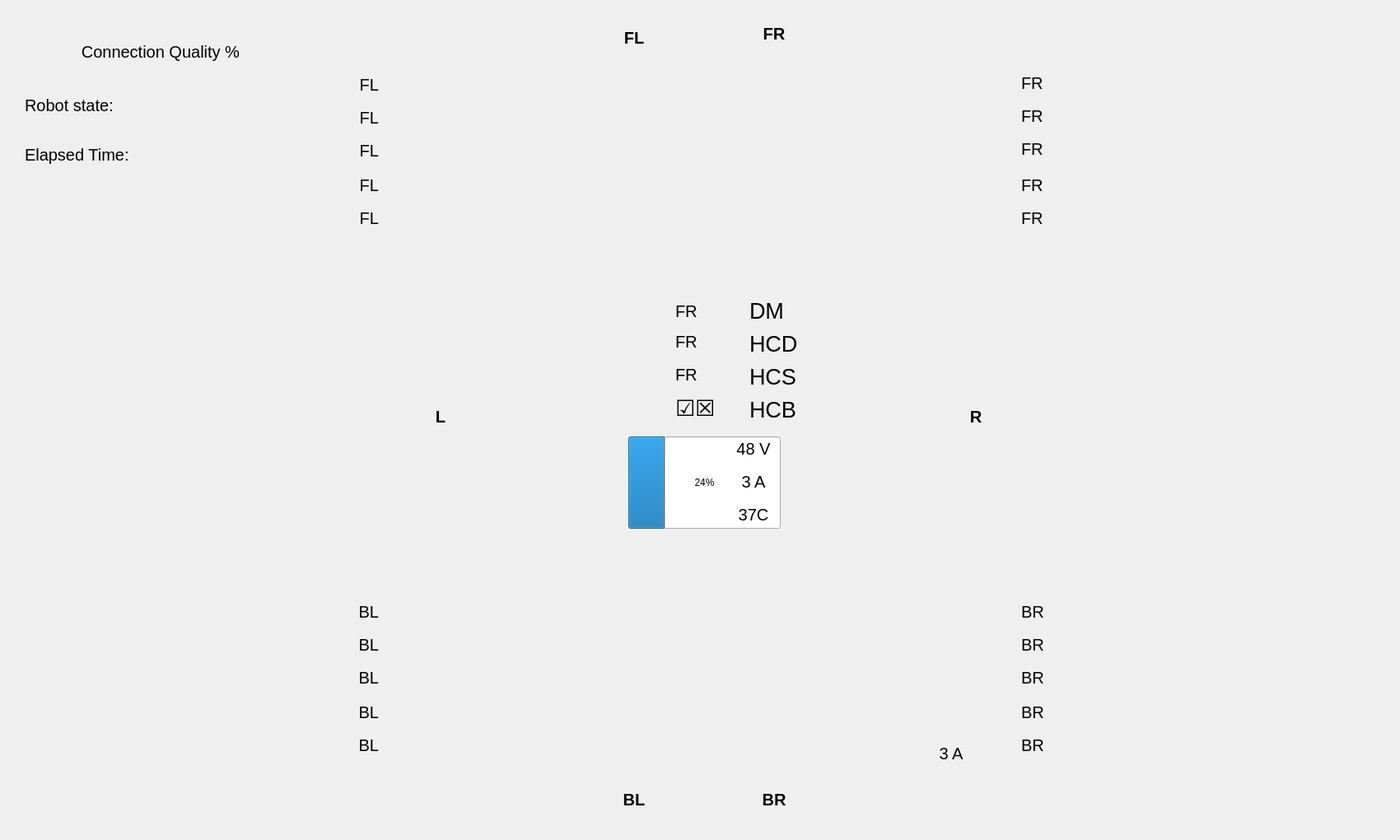
<?xml version="1.0" encoding="UTF-8"?>
<ui version="4.0">
 <class>Dialog</class>
 <widget class="QDialog" name="Dialog">
  <property name="geometry">
   <rect>
    <x>0</x>
    <y>0</y>
    <width>1700</width>
    <height>1020</height>
   </rect>
  </property>
  <property name="sizePolicy">
   <sizepolicy hsizetype="Expanding" vsizetype="Expanding">
    <horstretch>0</horstretch>
    <verstretch>0</verstretch>
   </sizepolicy>
  </property>
  <property name="windowTitle">
   <string>Dialog</string>
  </property>
  <widget class="QLabel" name="picture">
   <property name="geometry">
    <rect>
     <x>525</x>
     <y>50</y>
     <width>650</width>
     <height>900</height>
    </rect>
   </property>
   <property name="text">
    <string/>
   </property>
   <property name="pixmap">
    <pixmap>../images/M2_robot.png</pixmap>
   </property>
   <property name="scaledContents">
    <bool>true</bool>
   </property>
  </widget>
  <widget class="QLabel" name="BR_speed_pic">
   <property name="geometry">
    <rect>
     <x>1180</x>
     <y>730</y>
     <width>40</width>
     <height>25</height>
    </rect>
   </property>
   <property name="sizePolicy">
    <sizepolicy hsizetype="Ignored" vsizetype="Ignored">
     <horstretch>0</horstretch>
     <verstretch>0</verstretch>
    </sizepolicy>
   </property>
   <property name="font">
    <font>
     <pointsize>12</pointsize>
    </font>
   </property>
   <property name="text">
    <string/>
   </property>
   <property name="pixmap">
    <pixmap>../../../../Downloads/speed_visualizer.png</pixmap>
   </property>
   <property name="scaledContents">
    <bool>true</bool>
   </property>
  </widget>
  <widget class="QLabel" name="BR_speed_label">
   <property name="geometry">
    <rect>
     <x>1240</x>
     <y>730</y>
     <width>80</width>
     <height>25</height>
    </rect>
   </property>
   <property name="font">
    <font>
     <pointsize>15</pointsize>
    </font>
   </property>
   <property name="text">
    <string>BR</string>
   </property>
  </widget>
  <widget class="QLabel" name="FL_speed_pic">
   <property name="geometry">
    <rect>
     <x>480</x>
     <y>90</y>
     <width>40</width>
     <height>25</height>
    </rect>
   </property>
   <property name="sizePolicy">
    <sizepolicy hsizetype="Ignored" vsizetype="Ignored">
     <horstretch>0</horstretch>
     <verstretch>0</verstretch>
    </sizepolicy>
   </property>
   <property name="font">
    <font>
     <pointsize>12</pointsize>
    </font>
   </property>
   <property name="text">
    <string/>
   </property>
   <property name="pixmap">
    <pixmap>../../../../Downloads/speed_visualizer.png</pixmap>
   </property>
   <property name="scaledContents">
    <bool>true</bool>
   </property>
   <property name="alignment">
    <set>Qt::AlignRight|Qt::AlignTrailing|Qt::AlignVCenter</set>
   </property>
  </widget>
  <widget class="QLabel" name="FL_speed_label">
   <property name="geometry">
    <rect>
     <x>369</x>
     <y>90</y>
     <width>91</width>
     <height>25</height>
    </rect>
   </property>
   <property name="font">
    <font>
     <pointsize>15</pointsize>
    </font>
   </property>
   <property name="text">
    <string>FL</string>
   </property>
   <property name="alignment">
    <set>Qt::AlignRight|Qt::AlignTrailing|Qt::AlignVCenter</set>
   </property>
  </widget>
  <widget class="QLabel" name="BL_speed_pic">
   <property name="geometry">
    <rect>
     <x>480</x>
     <y>730</y>
     <width>40</width>
     <height>25</height>
    </rect>
   </property>
   <property name="sizePolicy">
    <sizepolicy hsizetype="Ignored" vsizetype="Ignored">
     <horstretch>0</horstretch>
     <verstretch>0</verstretch>
    </sizepolicy>
   </property>
   <property name="font">
    <font>
     <pointsize>12</pointsize>
    </font>
   </property>
   <property name="text">
    <string/>
   </property>
   <property name="pixmap">
    <pixmap>../../../../Downloads/speed_visualizer.png</pixmap>
   </property>
   <property name="scaledContents">
    <bool>true</bool>
   </property>
   <property name="alignment">
    <set>Qt::AlignRight|Qt::AlignTrailing|Qt::AlignVCenter</set>
   </property>
  </widget>
  <widget class="QLabel" name="BL_speed_label">
   <property name="geometry">
    <rect>
     <x>380</x>
     <y>730</y>
     <width>80</width>
     <height>25</height>
    </rect>
   </property>
   <property name="font">
    <font>
     <pointsize>15</pointsize>
    </font>
   </property>
   <property name="text">
    <string>BL</string>
   </property>
   <property name="alignment">
    <set>Qt::AlignRight|Qt::AlignTrailing|Qt::AlignVCenter</set>
   </property>
  </widget>
  <widget class="QLabel" name="BR_break_label">
   <property name="geometry">
    <rect>
     <x>1240</x>
     <y>810</y>
     <width>50</width>
     <height>25</height>
    </rect>
   </property>
   <property name="font">
    <font>
     <pointsize>15</pointsize>
    </font>
   </property>
   <property name="text">
    <string>BR</string>
   </property>
  </widget>
  <widget class="QLabel" name="BR_break_pic">
   <property name="geometry">
    <rect>
     <x>1180</x>
     <y>810</y>
     <width>40</width>
     <height>25</height>
    </rect>
   </property>
   <property name="font">
    <font>
     <pointsize>12</pointsize>
    </font>
   </property>
   <property name="text">
    <string/>
   </property>
   <property name="pixmap">
    <pixmap>../images/break_visualizer.png</pixmap>
   </property>
   <property name="scaledContents">
    <bool>true</bool>
   </property>
  </widget>
  <widget class="QLabel" name="BR_steering_pic">
   <property name="geometry">
    <rect>
     <x>1180</x>
     <y>770</y>
     <width>40</width>
     <height>25</height>
    </rect>
   </property>
   <property name="font">
    <font>
     <pointsize>12</pointsize>
    </font>
   </property>
   <property name="text">
    <string/>
   </property>
   <property name="pixmap">
    <pixmap>../images/steering_visualizer.png</pixmap>
   </property>
   <property name="scaledContents">
    <bool>true</bool>
   </property>
  </widget>
  <widget class="QLabel" name="BR_steering_label">
   <property name="geometry">
    <rect>
     <x>1240</x>
     <y>770</y>
     <width>50</width>
     <height>25</height>
    </rect>
   </property>
   <property name="font">
    <font>
     <pointsize>15</pointsize>
    </font>
   </property>
   <property name="text">
    <string>BR</string>
   </property>
  </widget>
  <widget class="QLabel" name="BL_break_label">
   <property name="geometry">
    <rect>
     <x>410</x>
     <y>810</y>
     <width>50</width>
     <height>25</height>
    </rect>
   </property>
   <property name="font">
    <font>
     <pointsize>15</pointsize>
    </font>
   </property>
   <property name="text">
    <string>BL</string>
   </property>
   <property name="alignment">
    <set>Qt::AlignRight|Qt::AlignTrailing|Qt::AlignVCenter</set>
   </property>
  </widget>
  <widget class="QLabel" name="BL_break_pic">
   <property name="geometry">
    <rect>
     <x>480</x>
     <y>810</y>
     <width>40</width>
     <height>25</height>
    </rect>
   </property>
   <property name="font">
    <font>
     <pointsize>12</pointsize>
    </font>
   </property>
   <property name="text">
    <string/>
   </property>
   <property name="pixmap">
    <pixmap>../images/break_visualizer.png</pixmap>
   </property>
   <property name="scaledContents">
    <bool>true</bool>
   </property>
   <property name="alignment">
    <set>Qt::AlignRight|Qt::AlignTrailing|Qt::AlignVCenter</set>
   </property>
  </widget>
  <widget class="QLabel" name="BL_steering_pic">
   <property name="geometry">
    <rect>
     <x>480</x>
     <y>770</y>
     <width>40</width>
     <height>25</height>
    </rect>
   </property>
   <property name="font">
    <font>
     <pointsize>12</pointsize>
    </font>
   </property>
   <property name="text">
    <string/>
   </property>
   <property name="pixmap">
    <pixmap>../images/steering_visualizer.png</pixmap>
   </property>
   <property name="scaledContents">
    <bool>true</bool>
   </property>
   <property name="alignment">
    <set>Qt::AlignRight|Qt::AlignTrailing|Qt::AlignVCenter</set>
   </property>
  </widget>
  <widget class="QLabel" name="BL_steering_label">
   <property name="geometry">
    <rect>
     <x>410</x>
     <y>770</y>
     <width>50</width>
     <height>25</height>
    </rect>
   </property>
   <property name="font">
    <font>
     <pointsize>15</pointsize>
    </font>
   </property>
   <property name="text">
    <string>BL</string>
   </property>
   <property name="alignment">
    <set>Qt::AlignRight|Qt::AlignTrailing|Qt::AlignVCenter</set>
   </property>
  </widget>
  <widget class="QLabel" name="FL_break_label">
   <property name="geometry">
    <rect>
     <x>410</x>
     <y>170</y>
     <width>50</width>
     <height>25</height>
    </rect>
   </property>
   <property name="font">
    <font>
     <pointsize>15</pointsize>
    </font>
   </property>
   <property name="text">
    <string>FL</string>
   </property>
   <property name="alignment">
    <set>Qt::AlignRight|Qt::AlignTrailing|Qt::AlignVCenter</set>
   </property>
  </widget>
  <widget class="QLabel" name="FL_break_pic">
   <property name="geometry">
    <rect>
     <x>480</x>
     <y>170</y>
     <width>40</width>
     <height>25</height>
    </rect>
   </property>
   <property name="font">
    <font>
     <pointsize>12</pointsize>
    </font>
   </property>
   <property name="text">
    <string/>
   </property>
   <property name="pixmap">
    <pixmap>../images/break_visualizer.png</pixmap>
   </property>
   <property name="scaledContents">
    <bool>true</bool>
   </property>
   <property name="alignment">
    <set>Qt::AlignRight|Qt::AlignTrailing|Qt::AlignVCenter</set>
   </property>
  </widget>
  <widget class="QLabel" name="FL_steering_pic">
   <property name="geometry">
    <rect>
     <x>480</x>
     <y>130</y>
     <width>40</width>
     <height>25</height>
    </rect>
   </property>
   <property name="font">
    <font>
     <pointsize>12</pointsize>
    </font>
   </property>
   <property name="text">
    <string/>
   </property>
   <property name="pixmap">
    <pixmap>../images/steering_visualizer.png</pixmap>
   </property>
   <property name="scaledContents">
    <bool>true</bool>
   </property>
   <property name="alignment">
    <set>Qt::AlignRight|Qt::AlignTrailing|Qt::AlignVCenter</set>
   </property>
  </widget>
  <widget class="QLabel" name="FL_steering_label">
   <property name="geometry">
    <rect>
     <x>410</x>
     <y>130</y>
     <width>50</width>
     <height>25</height>
    </rect>
   </property>
   <property name="font">
    <font>
     <pointsize>15</pointsize>
    </font>
   </property>
   <property name="text">
    <string>FL</string>
   </property>
   <property name="alignment">
    <set>Qt::AlignRight|Qt::AlignTrailing|Qt::AlignVCenter</set>
   </property>
  </widget>
  <widget class="QLabel" name="FR_break_pic">
   <property name="geometry">
    <rect>
     <x>1180</x>
     <y>170</y>
     <width>40</width>
     <height>25</height>
    </rect>
   </property>
   <property name="font">
    <font>
     <pointsize>12</pointsize>
    </font>
   </property>
   <property name="text">
    <string/>
   </property>
   <property name="pixmap">
    <pixmap>../images/break_visualizer.png</pixmap>
   </property>
   <property name="scaledContents">
    <bool>true</bool>
   </property>
  </widget>
  <widget class="QLabel" name="FR_steering_pic">
   <property name="geometry">
    <rect>
     <x>1180</x>
     <y>130</y>
     <width>40</width>
     <height>25</height>
    </rect>
   </property>
   <property name="font">
    <font>
     <pointsize>12</pointsize>
    </font>
   </property>
   <property name="text">
    <string/>
   </property>
   <property name="pixmap">
    <pixmap>../images/steering_visualizer.png</pixmap>
   </property>
   <property name="scaledContents">
    <bool>true</bool>
   </property>
  </widget>
  <widget class="QLabel" name="FR_speed_pic">
   <property name="geometry">
    <rect>
     <x>1180</x>
     <y>90</y>
     <width>40</width>
     <height>25</height>
    </rect>
   </property>
   <property name="sizePolicy">
    <sizepolicy hsizetype="Ignored" vsizetype="Ignored">
     <horstretch>0</horstretch>
     <verstretch>0</verstretch>
    </sizepolicy>
   </property>
   <property name="font">
    <font>
     <pointsize>12</pointsize>
    </font>
   </property>
   <property name="text">
    <string/>
   </property>
   <property name="pixmap">
    <pixmap>../../../../Downloads/speed_visualizer.png</pixmap>
   </property>
   <property name="scaledContents">
    <bool>true</bool>
   </property>
  </widget>
  <widget class="QLabel" name="FR_steering_label">
   <property name="geometry">
    <rect>
     <x>1240</x>
     <y>130</y>
     <width>50</width>
     <height>21</height>
    </rect>
   </property>
   <property name="font">
    <font>
     <pointsize>15</pointsize>
    </font>
   </property>
   <property name="text">
    <string>FR</string>
   </property>
  </widget>
  <widget class="QLabel" name="Fr_break_label">
   <property name="geometry">
    <rect>
     <x>1240</x>
     <y>170</y>
     <width>50</width>
     <height>21</height>
    </rect>
   </property>
   <property name="font">
    <font>
     <pointsize>15</pointsize>
    </font>
   </property>
   <property name="text">
    <string>FR</string>
   </property>
  </widget>
  <widget class="QLabel" name="FR_speed_label">
   <property name="geometry">
    <rect>
     <x>1240</x>
     <y>90</y>
     <width>80</width>
     <height>21</height>
    </rect>
   </property>
   <property name="baseSize">
    <size>
     <width>6</width>
     <height>0</height>
    </size>
   </property>
   <property name="font">
    <font>
     <pointsize>15</pointsize>
    </font>
   </property>
   <property name="text">
    <string>FR</string>
   </property>
  </widget>
  <widget class="QLabel" name="FR_break_error_label">
   <property name="geometry">
    <rect>
     <x>1240</x>
     <y>250</y>
     <width>300</width>
     <height>30</height>
    </rect>
   </property>
   <property name="font">
    <font>
     <pointsize>15</pointsize>
    </font>
   </property>
   <property name="text">
    <string>FR</string>
   </property>
  </widget>
  <widget class="QLabel" name="FR_break_error_pic">
   <property name="geometry">
    <rect>
     <x>1180</x>
     <y>250</y>
     <width>40</width>
     <height>25</height>
    </rect>
   </property>
   <property name="font">
    <font>
     <pointsize>12</pointsize>
    </font>
   </property>
   <property name="text">
    <string/>
   </property>
   <property name="pixmap">
    <pixmap>../images/break_error.png</pixmap>
   </property>
   <property name="scaledContents">
    <bool>true</bool>
   </property>
  </widget>
  <widget class="QLabel" name="FR_steering_error_pic">
   <property name="geometry">
    <rect>
     <x>1184</x>
     <y>210</y>
     <width>40</width>
     <height>30</height>
    </rect>
   </property>
   <property name="font">
    <font>
     <pointsize>12</pointsize>
    </font>
   </property>
   <property name="text">
    <string/>
   </property>
   <property name="pixmap">
    <pixmap>../images/steering_error.png</pixmap>
   </property>
   <property name="scaledContents">
    <bool>true</bool>
   </property>
  </widget>
  <widget class="QLabel" name="FR_steering_error_label">
   <property name="geometry">
    <rect>
     <x>1240</x>
     <y>210</y>
     <width>300</width>
     <height>30</height>
    </rect>
   </property>
   <property name="font">
    <font>
     <pointsize>15</pointsize>
    </font>
   </property>
   <property name="text">
    <string>FR</string>
   </property>
  </widget>
  <widget class="QLabel" name="FL_steering_error_pic">
   <property name="geometry">
    <rect>
     <x>480</x>
     <y>210</y>
     <width>40</width>
     <height>30</height>
    </rect>
   </property>
   <property name="font">
    <font>
     <pointsize>12</pointsize>
    </font>
   </property>
   <property name="text">
    <string/>
   </property>
   <property name="pixmap">
    <pixmap>../images/steering_error.png</pixmap>
   </property>
   <property name="scaledContents">
    <bool>true</bool>
   </property>
   <property name="alignment">
    <set>Qt::AlignRight|Qt::AlignTrailing|Qt::AlignVCenter</set>
   </property>
  </widget>
  <widget class="QLabel" name="FL_steering_error_label">
   <property name="geometry">
    <rect>
     <x>160</x>
     <y>210</y>
     <width>300</width>
     <height>30</height>
    </rect>
   </property>
   <property name="font">
    <font>
     <pointsize>15</pointsize>
    </font>
   </property>
   <property name="text">
    <string>FL</string>
   </property>
   <property name="alignment">
    <set>Qt::AlignRight|Qt::AlignTrailing|Qt::AlignVCenter</set>
   </property>
  </widget>
  <widget class="QLabel" name="FL_break_error_label">
   <property name="geometry">
    <rect>
     <x>160</x>
     <y>250</y>
     <width>300</width>
     <height>30</height>
    </rect>
   </property>
   <property name="font">
    <font>
     <pointsize>15</pointsize>
    </font>
   </property>
   <property name="text">
    <string>FL</string>
   </property>
   <property name="alignment">
    <set>Qt::AlignRight|Qt::AlignTrailing|Qt::AlignVCenter</set>
   </property>
  </widget>
  <widget class="QLabel" name="FL_break_error_pic">
   <property name="geometry">
    <rect>
     <x>480</x>
     <y>250</y>
     <width>40</width>
     <height>25</height>
    </rect>
   </property>
   <property name="font">
    <font>
     <pointsize>12</pointsize>
    </font>
   </property>
   <property name="text">
    <string/>
   </property>
   <property name="pixmap">
    <pixmap>../images/break_error.png</pixmap>
   </property>
   <property name="scaledContents">
    <bool>true</bool>
   </property>
   <property name="alignment">
    <set>Qt::AlignRight|Qt::AlignTrailing|Qt::AlignVCenter</set>
   </property>
  </widget>
  <widget class="QLabel" name="BR_steering_error_pic">
   <property name="geometry">
    <rect>
     <x>1184</x>
     <y>850</y>
     <width>40</width>
     <height>30</height>
    </rect>
   </property>
   <property name="font">
    <font>
     <pointsize>12</pointsize>
    </font>
   </property>
   <property name="text">
    <string/>
   </property>
   <property name="pixmap">
    <pixmap>../images/steering_error.png</pixmap>
   </property>
   <property name="scaledContents">
    <bool>true</bool>
   </property>
  </widget>
  <widget class="QLabel" name="BR_steering_error_label">
   <property name="geometry">
    <rect>
     <x>1240</x>
     <y>850</y>
     <width>300</width>
     <height>30</height>
    </rect>
   </property>
   <property name="font">
    <font>
     <pointsize>15</pointsize>
    </font>
   </property>
   <property name="text">
    <string>BR</string>
   </property>
  </widget>
  <widget class="QLabel" name="BR_break_error_label">
   <property name="geometry">
    <rect>
     <x>1240</x>
     <y>890</y>
     <width>300</width>
     <height>30</height>
    </rect>
   </property>
   <property name="font">
    <font>
     <pointsize>15</pointsize>
    </font>
   </property>
   <property name="text">
    <string>BR</string>
   </property>
  </widget>
  <widget class="QLabel" name="BR_break_error_pic">
   <property name="geometry">
    <rect>
     <x>1180</x>
     <y>890</y>
     <width>40</width>
     <height>25</height>
    </rect>
   </property>
   <property name="font">
    <font>
     <pointsize>12</pointsize>
    </font>
   </property>
   <property name="text">
    <string/>
   </property>
   <property name="pixmap">
    <pixmap>../images/break_error.png</pixmap>
   </property>
   <property name="scaledContents">
    <bool>true</bool>
   </property>
  </widget>
  <widget class="QLabel" name="BL_steering_error_label">
   <property name="geometry">
    <rect>
     <x>160</x>
     <y>850</y>
     <width>300</width>
     <height>30</height>
    </rect>
   </property>
   <property name="font">
    <font>
     <pointsize>15</pointsize>
    </font>
   </property>
   <property name="text">
    <string>BL</string>
   </property>
   <property name="alignment">
    <set>Qt::AlignRight|Qt::AlignTrailing|Qt::AlignVCenter</set>
   </property>
  </widget>
  <widget class="QLabel" name="BL_break_error_label">
   <property name="geometry">
    <rect>
     <x>160</x>
     <y>890</y>
     <width>300</width>
     <height>30</height>
    </rect>
   </property>
   <property name="font">
    <font>
     <pointsize>15</pointsize>
    </font>
   </property>
   <property name="text">
    <string>BL</string>
   </property>
   <property name="alignment">
    <set>Qt::AlignRight|Qt::AlignTrailing|Qt::AlignVCenter</set>
   </property>
  </widget>
  <widget class="QLabel" name="BL_steering_error_pic">
   <property name="geometry">
    <rect>
     <x>484</x>
     <y>850</y>
     <width>40</width>
     <height>30</height>
    </rect>
   </property>
   <property name="font">
    <font>
     <pointsize>12</pointsize>
    </font>
   </property>
   <property name="text">
    <string/>
   </property>
   <property name="pixmap">
    <pixmap>../images/steering_error.png</pixmap>
   </property>
   <property name="scaledContents">
    <bool>true</bool>
   </property>
   <property name="alignment">
    <set>Qt::AlignRight|Qt::AlignTrailing|Qt::AlignVCenter</set>
   </property>
  </widget>
  <widget class="QLabel" name="BL_break_error_pic">
   <property name="geometry">
    <rect>
     <x>480</x>
     <y>890</y>
     <width>40</width>
     <height>25</height>
    </rect>
   </property>
   <property name="font">
    <font>
     <pointsize>12</pointsize>
    </font>
   </property>
   <property name="text">
    <string/>
   </property>
   <property name="pixmap">
    <pixmap>../images/break_error.png</pixmap>
   </property>
   <property name="scaledContents">
    <bool>true</bool>
   </property>
   <property name="alignment">
    <set>Qt::AlignRight|Qt::AlignTrailing|Qt::AlignVCenter</set>
   </property>
  </widget>
  <widget class="QLabel" name="grey_color">
   <property name="geometry">
    <rect>
     <x>747</x>
     <y>350</y>
     <width>220</width>
     <height>308</height>
    </rect>
   </property>
   <property name="text">
    <string/>
   </property>
   <property name="pixmap">
    <pixmap>../images/grey_color.png</pixmap>
   </property>
   <property name="scaledContents">
    <bool>true</bool>
   </property>
  </widget>
  <widget class="QLabel" name="FR_FOV">
   <property name="geometry">
    <rect>
     <x>880</x>
     <y>0</y>
     <width>120</width>
     <height>165</height>
    </rect>
   </property>
   <property name="text">
    <string/>
   </property>
   <property name="pixmap">
    <pixmap>../images/FOV_up.png</pixmap>
   </property>
   <property name="scaledContents">
    <bool>true</bool>
   </property>
  </widget>
  <widget class="QLabel" name="FL_FOV">
   <property name="geometry">
    <rect>
     <x>710</x>
     <y>0</y>
     <width>120</width>
     <height>170</height>
    </rect>
   </property>
   <property name="text">
    <string/>
   </property>
   <property name="pixmap">
    <pixmap>../images/FOV_up.png</pixmap>
   </property>
   <property name="scaledContents">
    <bool>true</bool>
   </property>
  </widget>
  <widget class="QLabel" name="FR_ultrasonic_label">
   <property name="geometry">
    <rect>
     <x>915</x>
     <y>30</y>
     <width>50</width>
     <height>21</height>
    </rect>
   </property>
   <property name="baseSize">
    <size>
     <width>6</width>
     <height>0</height>
    </size>
   </property>
   <property name="font">
    <font>
     <pointsize>15</pointsize>
     <weight>75</weight>
     <bold>true</bold>
    </font>
   </property>
   <property name="text">
    <string>FR</string>
   </property>
   <property name="alignment">
    <set>Qt::AlignCenter</set>
   </property>
  </widget>
  <widget class="QLabel" name="FL_ultrasonic_label">
   <property name="geometry">
    <rect>
     <x>745</x>
     <y>35</y>
     <width>50</width>
     <height>21</height>
    </rect>
   </property>
   <property name="baseSize">
    <size>
     <width>6</width>
     <height>0</height>
    </size>
   </property>
   <property name="font">
    <font>
     <pointsize>15</pointsize>
     <weight>75</weight>
     <bold>true</bold>
    </font>
   </property>
   <property name="text">
    <string>FL</string>
   </property>
   <property name="alignment">
    <set>Qt::AlignCenter</set>
   </property>
  </widget>
  <widget class="QLabel" name="R_ultrasonic_label">
   <property name="geometry">
    <rect>
     <x>1160</x>
     <y>495</y>
     <width>50</width>
     <height>21</height>
    </rect>
   </property>
   <property name="baseSize">
    <size>
     <width>6</width>
     <height>0</height>
    </size>
   </property>
   <property name="font">
    <font>
     <pointsize>15</pointsize>
     <weight>75</weight>
     <bold>true</bold>
    </font>
   </property>
   <property name="text">
    <string>R</string>
   </property>
   <property name="alignment">
    <set>Qt::AlignCenter</set>
   </property>
  </widget>
  <widget class="QLabel" name="L_ultrasonic_label">
   <property name="geometry">
    <rect>
     <x>510</x>
     <y>495</y>
     <width>50</width>
     <height>21</height>
    </rect>
   </property>
   <property name="baseSize">
    <size>
     <width>6</width>
     <height>0</height>
    </size>
   </property>
   <property name="font">
    <font>
     <pointsize>15</pointsize>
     <weight>75</weight>
     <bold>true</bold>
    </font>
   </property>
   <property name="text">
    <string>L</string>
   </property>
   <property name="alignment">
    <set>Qt::AlignCenter</set>
   </property>
  </widget>
  <widget class="QLabel" name="BR_ultrasonic_label">
   <property name="geometry">
    <rect>
     <x>915</x>
     <y>960</y>
     <width>50</width>
     <height>21</height>
    </rect>
   </property>
   <property name="baseSize">
    <size>
     <width>6</width>
     <height>0</height>
    </size>
   </property>
   <property name="font">
    <font>
     <pointsize>15</pointsize>
     <weight>75</weight>
     <bold>true</bold>
    </font>
   </property>
   <property name="text">
    <string>BR</string>
   </property>
   <property name="alignment">
    <set>Qt::AlignCenter</set>
   </property>
  </widget>
  <widget class="QLabel" name="BL_ultrasonic_label">
   <property name="geometry">
    <rect>
     <x>745</x>
     <y>960</y>
     <width>50</width>
     <height>21</height>
    </rect>
   </property>
   <property name="baseSize">
    <size>
     <width>6</width>
     <height>0</height>
    </size>
   </property>
   <property name="font">
    <font>
     <pointsize>15</pointsize>
     <weight>75</weight>
     <bold>true</bold>
    </font>
   </property>
   <property name="text">
    <string>BL</string>
   </property>
   <property name="alignment">
    <set>Qt::AlignCenter</set>
   </property>
  </widget>
  <widget class="QLabel" name="control_speed_label">
   <property name="geometry">
    <rect>
     <x>820</x>
     <y>400</y>
     <width>80</width>
     <height>30</height>
    </rect>
   </property>
   <property name="baseSize">
    <size>
     <width>6</width>
     <height>0</height>
    </size>
   </property>
   <property name="font">
    <font>
     <pointsize>15</pointsize>
    </font>
   </property>
   <property name="text">
    <string>FR</string>
   </property>
  </widget>
  <widget class="QLabel" name="control_speed_pic">
   <property name="geometry">
    <rect>
     <x>760</x>
     <y>400</y>
     <width>40</width>
     <height>30</height>
    </rect>
   </property>
   <property name="sizePolicy">
    <sizepolicy hsizetype="Ignored" vsizetype="Ignored">
     <horstretch>0</horstretch>
     <verstretch>0</verstretch>
    </sizepolicy>
   </property>
   <property name="font">
    <font>
     <pointsize>12</pointsize>
    </font>
   </property>
   <property name="text">
    <string/>
   </property>
   <property name="pixmap">
    <pixmap>../../../../Downloads/speed_visualizer.png</pixmap>
   </property>
   <property name="scaledContents">
    <bool>true</bool>
   </property>
  </widget>
  <widget class="QLabel" name="control_steering_label">
   <property name="geometry">
    <rect>
     <x>820</x>
     <y>440</y>
     <width>50</width>
     <height>30</height>
    </rect>
   </property>
   <property name="font">
    <font>
     <pointsize>15</pointsize>
    </font>
   </property>
   <property name="text">
    <string>FR</string>
   </property>
  </widget>
  <widget class="QLabel" name="control_gear_label">
   <property name="geometry">
    <rect>
     <x>820</x>
     <y>360</y>
     <width>50</width>
     <height>35</height>
    </rect>
   </property>
   <property name="font">
    <font>
     <pointsize>15</pointsize>
    </font>
   </property>
   <property name="text">
    <string>FR</string>
   </property>
  </widget>
  <widget class="QLabel" name="control_break_pic">
   <property name="geometry">
    <rect>
     <x>760</x>
     <y>480</y>
     <width>40</width>
     <height>30</height>
    </rect>
   </property>
   <property name="font">
    <font>
     <pointsize>12</pointsize>
    </font>
   </property>
   <property name="text">
    <string/>
   </property>
   <property name="pixmap">
    <pixmap>../images/break_visualizer.png</pixmap>
   </property>
   <property name="scaledContents">
    <bool>true</bool>
   </property>
  </widget>
  <widget class="QLabel" name="control_break_label">
   <property name="geometry">
    <rect>
     <x>820</x>
     <y>480</y>
     <width>61</width>
     <height>30</height>
    </rect>
   </property>
   <property name="font">
    <font>
     <pointsize>20</pointsize>
    </font>
   </property>
   <property name="text">
    <string>☑☒</string>
   </property>
  </widget>
  <widget class="QLabel" name="gear_pic">
   <property name="geometry">
    <rect>
     <x>760</x>
     <y>360</y>
     <width>45</width>
     <height>35</height>
    </rect>
   </property>
   <property name="font">
    <font>
     <pointsize>12</pointsize>
    </font>
   </property>
   <property name="text">
    <string/>
   </property>
   <property name="pixmap">
    <pixmap>../images/gear.png</pixmap>
   </property>
   <property name="scaledContents">
    <bool>true</bool>
   </property>
  </widget>
  <widget class="QLabel" name="control_steering_pic">
   <property name="geometry">
    <rect>
     <x>760</x>
     <y>440</y>
     <width>40</width>
     <height>30</height>
    </rect>
   </property>
   <property name="font">
    <font>
     <pointsize>12</pointsize>
    </font>
   </property>
   <property name="text">
    <string/>
   </property>
   <property name="pixmap">
    <pixmap>../images/steering_visualizer.png</pixmap>
   </property>
   <property name="scaledContents">
    <bool>true</bool>
   </property>
  </widget>
  <widget class="QLabel" name="battery_current_label">
   <property name="geometry">
    <rect>
     <x>890</x>
     <y>570</y>
     <width>50</width>
     <height>30</height>
    </rect>
   </property>
   <property name="font">
    <font>
     <pointsize>15</pointsize>
    </font>
   </property>
   <property name="text">
    <string>3 A</string>
   </property>
   <property name="alignment">
    <set>Qt::AlignCenter</set>
   </property>
  </widget>
  <widget class="QLabel" name="battery_voltage_label">
   <property name="geometry">
    <rect>
     <x>890</x>
     <y>530</y>
     <width>50</width>
     <height>30</height>
    </rect>
   </property>
   <property name="font">
    <font>
     <pointsize>15</pointsize>
    </font>
   </property>
   <property name="text">
    <string>48 V</string>
   </property>
   <property name="alignment">
    <set>Qt::AlignCenter</set>
   </property>
  </widget>
  <widget class="QLabel" name="L_FOV">
   <property name="geometry">
    <rect>
     <x>480</x>
     <y>445</y>
     <width>165</width>
     <height>120</height>
    </rect>
   </property>
   <property name="text">
    <string/>
   </property>
   <property name="pixmap">
    <pixmap>../images/FOV_left.png</pixmap>
   </property>
   <property name="scaledContents">
    <bool>true</bool>
   </property>
  </widget>
  <widget class="QLabel" name="R_FOV">
   <property name="geometry">
    <rect>
     <x>1070</x>
     <y>445</y>
     <width>165</width>
     <height>120</height>
    </rect>
   </property>
   <property name="text">
    <string/>
   </property>
   <property name="pixmap">
    <pixmap>../images/FOV_right.png</pixmap>
   </property>
   <property name="scaledContents">
    <bool>true</bool>
   </property>
  </widget>
  <widget class="QLabel" name="BR_FOV">
   <property name="geometry">
    <rect>
     <x>880</x>
     <y>850</y>
     <width>120</width>
     <height>165</height>
    </rect>
   </property>
   <property name="text">
    <string/>
   </property>
   <property name="pixmap">
    <pixmap>../images/FOV_down.png</pixmap>
   </property>
   <property name="scaledContents">
    <bool>true</bool>
   </property>
  </widget>
  <widget class="QLabel" name="BL_FOV">
   <property name="geometry">
    <rect>
     <x>710</x>
     <y>850</y>
     <width>120</width>
     <height>165</height>
    </rect>
   </property>
   <property name="text">
    <string/>
   </property>
   <property name="pixmap">
    <pixmap>../images/FOV_down.png</pixmap>
   </property>
   <property name="scaledContents">
    <bool>true</bool>
   </property>
  </widget>
  <widget class="QLabel" name="battery_pic">
   <property name="geometry">
    <rect>
     <x>747</x>
     <y>511</y>
     <width>225</width>
     <height>150</height>
    </rect>
   </property>
   <property name="text">
    <string/>
   </property>
   <property name="pixmap">
    <pixmap>../images/battery.png</pixmap>
   </property>
   <property name="scaledContents">
    <bool>true</bool>
   </property>
  </widget>
  <widget class="QProgressBar" name="battery_progressbar">
   <property name="geometry">
    <rect>
     <x>763</x>
     <y>530</y>
     <width>185</width>
     <height>112</height>
    </rect>
   </property>
   <property name="autoFillBackground">
    <bool>false</bool>
   </property>
   <property name="value">
    <number>24</number>
   </property>
  </widget>
  <widget class="QLabel" name="health_check_drive_label">
   <property name="geometry">
    <rect>
     <x>910</x>
     <y>400</y>
     <width>61</width>
     <height>35</height>
    </rect>
   </property>
   <property name="font">
    <font>
     <pointsize>20</pointsize>
    </font>
   </property>
   <property name="text">
    <string>HCD</string>
   </property>
  </widget>
  <widget class="QLabel" name="drive_mode_label">
   <property name="geometry">
    <rect>
     <x>910</x>
     <y>360</y>
     <width>41</width>
     <height>35</height>
    </rect>
   </property>
   <property name="font">
    <font>
     <pointsize>20</pointsize>
    </font>
   </property>
   <property name="text">
    <string>DM</string>
   </property>
  </widget>
  <widget class="QLabel" name="health_check_steer_label">
   <property name="geometry">
    <rect>
     <x>910</x>
     <y>440</y>
     <width>61</width>
     <height>35</height>
    </rect>
   </property>
   <property name="font">
    <font>
     <pointsize>20</pointsize>
    </font>
   </property>
   <property name="text">
    <string>HCS</string>
   </property>
  </widget>
  <widget class="QLabel" name="health_check_brake_label">
   <property name="geometry">
    <rect>
     <x>910</x>
     <y>480</y>
     <width>61</width>
     <height>35</height>
    </rect>
   </property>
   <property name="font">
    <font>
     <pointsize>20</pointsize>
    </font>
   </property>
   <property name="text">
    <string>HCB</string>
   </property>
  </widget>
  <widget class="QLabel" name="robot_state_label">
   <property name="geometry">
    <rect>
     <x>30</x>
     <y>110</y>
     <width>291</width>
     <height>35</height>
    </rect>
   </property>
   <property name="font">
    <font>
     <pointsize>15</pointsize>
    </font>
   </property>
   <property name="text">
    <string>Robot state: </string>
   </property>
   <property name="alignment">
    <set>Qt::AlignLeading|Qt::AlignLeft|Qt::AlignVCenter</set>
   </property>
  </widget>
  <widget class="QLabel" name="connection_pic">
   <property name="geometry">
    <rect>
     <x>20</x>
     <y>20</y>
     <width>71</width>
     <height>61</height>
    </rect>
   </property>
   <property name="font">
    <font>
     <pointsize>15</pointsize>
    </font>
   </property>
   <property name="text">
    <string/>
   </property>
   <property name="pixmap">
    <pixmap>../images/80_100.png</pixmap>
   </property>
   <property name="scaledContents">
    <bool>true</bool>
   </property>
  </widget>
  <widget class="QLabel" name="connection_label">
   <property name="geometry">
    <rect>
     <x>90</x>
     <y>50</y>
     <width>201</width>
     <height>25</height>
    </rect>
   </property>
   <property name="font">
    <font>
     <pointsize>15</pointsize>
    </font>
   </property>
   <property name="text">
    <string>Connection Quality %</string>
   </property>
   <property name="alignment">
    <set>Qt::AlignRight|Qt::AlignTrailing|Qt::AlignVCenter</set>
   </property>
  </widget>
  <widget class="QLabel" name="elapsed_time_label">
   <property name="geometry">
    <rect>
     <x>30</x>
     <y>170</y>
     <width>291</width>
     <height>35</height>
    </rect>
   </property>
   <property name="font">
    <font>
     <pointsize>15</pointsize>
    </font>
   </property>
   <property name="text">
    <string>Elapsed Time:</string>
   </property>
   <property name="alignment">
    <set>Qt::AlignLeading|Qt::AlignLeft|Qt::AlignVCenter</set>
   </property>
  </widget>
  <widget class="QLabel" name="battery_current_label_2">
   <property name="geometry">
    <rect>
     <x>1130</x>
     <y>900</y>
     <width>50</width>
     <height>30</height>
    </rect>
   </property>
   <property name="font">
    <font>
     <pointsize>15</pointsize>
    </font>
   </property>
   <property name="text">
    <string>3 A</string>
   </property>
   <property name="alignment">
    <set>Qt::AlignCenter</set>
   </property>
  </widget>
  <widget class="QLabel" name="battery_temp_label">
   <property name="geometry">
    <rect>
     <x>890</x>
     <y>610</y>
     <width>50</width>
     <height>30</height>
    </rect>
   </property>
   <property name="font">
    <font>
     <pointsize>15</pointsize>
    </font>
   </property>
   <property name="text">
    <string>37C</string>
   </property>
   <property name="alignment">
    <set>Qt::AlignCenter</set>
   </property>
  </widget>
  <zorder>picture</zorder>
  <zorder>BR_speed_pic</zorder>
  <zorder>BR_speed_label</zorder>
  <zorder>FL_speed_pic</zorder>
  <zorder>FL_speed_label</zorder>
  <zorder>BL_speed_pic</zorder>
  <zorder>BL_speed_label</zorder>
  <zorder>BR_break_label</zorder>
  <zorder>BR_break_pic</zorder>
  <zorder>BR_steering_pic</zorder>
  <zorder>BR_steering_label</zorder>
  <zorder>BL_break_label</zorder>
  <zorder>BL_break_pic</zorder>
  <zorder>BL_steering_pic</zorder>
  <zorder>BL_steering_label</zorder>
  <zorder>FL_break_label</zorder>
  <zorder>FL_break_pic</zorder>
  <zorder>FL_steering_pic</zorder>
  <zorder>FL_steering_label</zorder>
  <zorder>FR_break_pic</zorder>
  <zorder>FR_steering_pic</zorder>
  <zorder>FR_speed_pic</zorder>
  <zorder>FR_steering_label</zorder>
  <zorder>Fr_break_label</zorder>
  <zorder>FR_speed_label</zorder>
  <zorder>FR_break_error_label</zorder>
  <zorder>FR_break_error_pic</zorder>
  <zorder>FR_steering_error_pic</zorder>
  <zorder>FR_steering_error_label</zorder>
  <zorder>FL_steering_error_pic</zorder>
  <zorder>FL_steering_error_label</zorder>
  <zorder>FL_break_error_label</zorder>
  <zorder>FL_break_error_pic</zorder>
  <zorder>BR_steering_error_pic</zorder>
  <zorder>BR_steering_error_label</zorder>
  <zorder>BR_break_error_label</zorder>
  <zorder>BR_break_error_pic</zorder>
  <zorder>BL_steering_error_label</zorder>
  <zorder>BL_break_error_label</zorder>
  <zorder>BL_steering_error_pic</zorder>
  <zorder>BL_break_error_pic</zorder>
  <zorder>grey_color</zorder>
  <zorder>FL_FOV</zorder>
  <zorder>FL_ultrasonic_label</zorder>
  <zorder>FR_FOV</zorder>
  <zorder>FR_ultrasonic_label</zorder>
  <zorder>control_speed_label</zorder>
  <zorder>control_speed_pic</zorder>
  <zorder>control_steering_label</zorder>
  <zorder>control_gear_label</zorder>
  <zorder>control_break_pic</zorder>
  <zorder>control_break_label</zorder>
  <zorder>gear_pic</zorder>
  <zorder>control_steering_pic</zorder>
  <zorder>L_FOV</zorder>
  <zorder>R_FOV</zorder>
  <zorder>BR_FOV</zorder>
  <zorder>BR_ultrasonic_label</zorder>
  <zorder>BL_FOV</zorder>
  <zorder>BL_ultrasonic_label</zorder>
  <zorder>R_ultrasonic_label</zorder>
  <zorder>L_ultrasonic_label</zorder>
  <zorder>battery_pic</zorder>
  <zorder>battery_progressbar</zorder>
  <zorder>battery_voltage_label</zorder>
  <zorder>battery_current_label</zorder>
  <zorder>health_check_drive_label</zorder>
  <zorder>drive_mode_label</zorder>
  <zorder>health_check_steer_label</zorder>
  <zorder>health_check_brake_label</zorder>
  <zorder>robot_state_label</zorder>
  <zorder>connection_pic</zorder>
  <zorder>connection_label</zorder>
  <zorder>elapsed_time_label</zorder>
  <zorder>battery_current_label_2</zorder>
  <zorder>battery_temp_label</zorder>
 </widget>
 <resources/>
 <connections/>
</ui>
